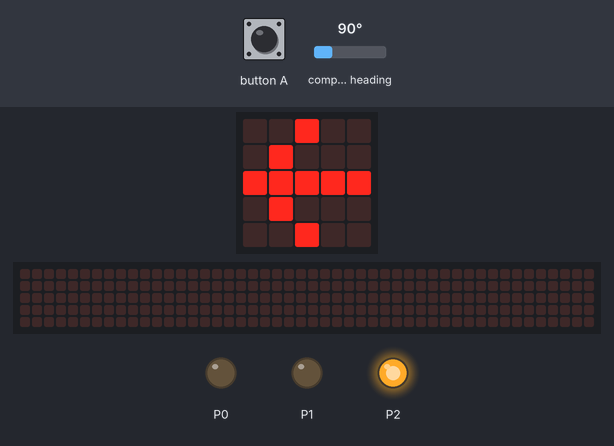
The program below on a simulated BBC micro:bit (MakeCode). Shown: the board's 5×5 LED display, a strip that is not on the board, showing the scrolling text unrolled, output pins drawn as LEDs (lit = HIGH). Inputs (shaded band) come from the test bench; at power-on: compass heading 90°. The 48×5 strip is a reading aid, not a part: it shows the text the display is scrolling, unrolled, one strip-width of it at a time; the compass is already calibrated.

Above: at 1.3 s.
1.4 s: button A pressed for 0.15 s
At 1.98 s:
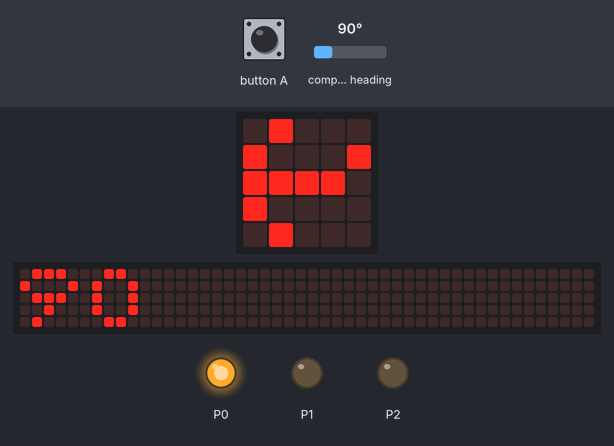
2.1 s: compass heading set to 84°
5.1 s: compass heading set to 75°
At 6.5 s:
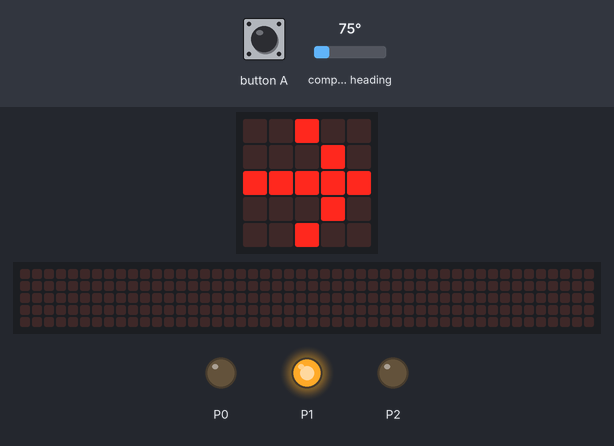
6.8 s: button A pressed for 0.15 s
At 7.04 s:
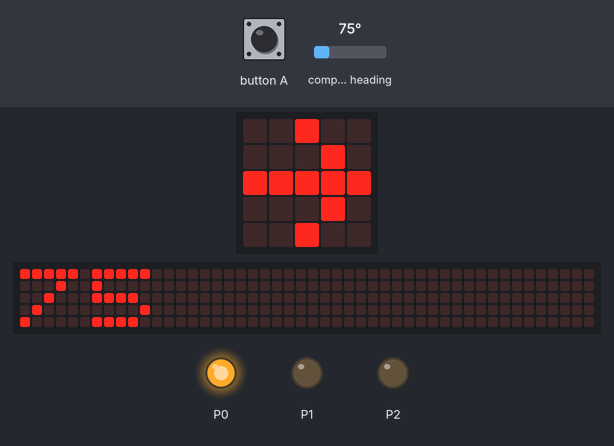
7.5 s: compass heading set to 88°
At 10.29 s:
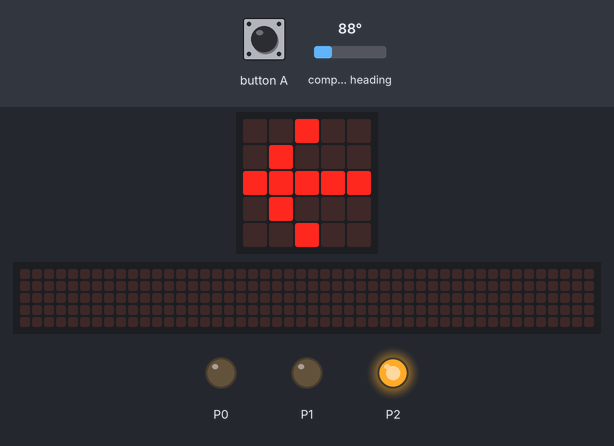
10.5 s: compass heading set to 7°
At 11.8 s:
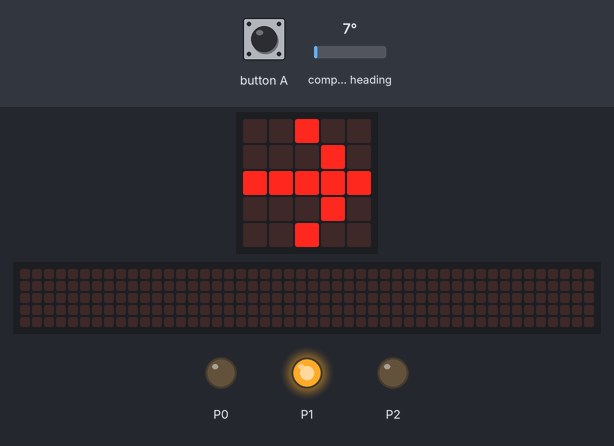
Timing chart, 0 to 13.0 s (numbered marks = the images above; inputs shaded):
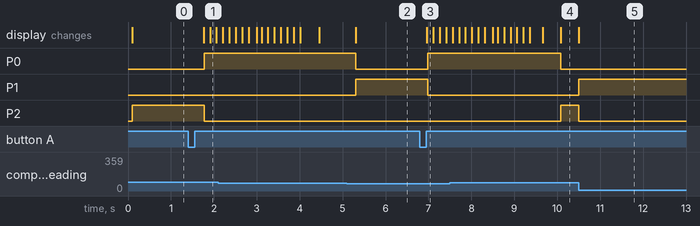

Measured:
- the behaviour switches between 81 and 80° on compass heading (found by bisection; images 1 and 2)
- the behaviour switches between 84 and 85° on compass heading (found by bisection; images 3 and 4)
- after the input at 1.4 s, P0: LOW → HIGH after 0.38 s; P2: HIGH → LOW after 0.38 s; the display: first changes after 0.36 s (image 1 shows a later state)
- after the input at 5.1 s, P0: HIGH → LOW after 0.20 s; P1: LOW → HIGH after 0.20 s; the display: changes after 0.20 s (image 2)
- after the input at 6.8 s, P0: LOW → HIGH after 0.18 s; P1: HIGH → LOW after 0.18 s; the display: changes after 0.16 s (image 3)
- after the input at 7.5 s, P0: HIGH → LOW after 2.6 s; P2: LOW → HIGH after 2.6 s; the display: first differs from a run without the input after 2.6 s (image 4)
- after the input at 10.5 s, P1: LOW → HIGH at once; P2: HIGH → LOW at once; the display: changes at once (image 5)

The program:

main.ts
```typescript
input.onButtonPressed(Button.A, function () {
    cible = input.compassHeading()
    basic.showNumber(cible)
})
let erreur = 0
let cap = 0
let cible = 0
cible = 0
let tolerance = 10
input.calibrateCompass()
pins.digitalWritePin(DigitalPin.P0, 0)
pins.digitalWritePin(DigitalPin.P1, 0)
pins.digitalWritePin(DigitalPin.P2, 0)
basic.forever(function () {
    cap = input.compassHeading()
    erreur = cible - cap
    if (erreur < -180) {
        erreur = erreur + 360
    }
    if (erreur > 180) {
        erreur = erreur - 360
    }
    if (Math.abs(erreur) < tolerance) {
        pins.digitalWritePin(DigitalPin.P0, 1)
        pins.digitalWritePin(DigitalPin.P1, 0)
        pins.digitalWritePin(DigitalPin.P2, 0)
        basic.showLeds(`
            . . # . .
            . # # # .
            # . # . #
            . . # . .
            . . # . .
            `)
    } else {
        if (0 < erreur) {
            pins.digitalWritePin(DigitalPin.P0, 0)
            pins.digitalWritePin(DigitalPin.P1, 1)
            pins.digitalWritePin(DigitalPin.P2, 0)
            basic.showLeds(`
                . . # . .
                . . . # .
                # # # # #
                . . . # .
                . . # . .
                `)
        } else {
            pins.digitalWritePin(DigitalPin.P0, 0)
            pins.digitalWritePin(DigitalPin.P1, 0)
            pins.digitalWritePin(DigitalPin.P2, 1)
            basic.showLeds(`
                . . # . .
                . # . . .
                # # # # #
                . # . . .
                . . # . .
                `)
        }
    }
})
```

test.ts
```typescript
// les tests vont ici ; cela ne sera pas compilé si ce paquet est utilisé en tant qu'extension.
```
